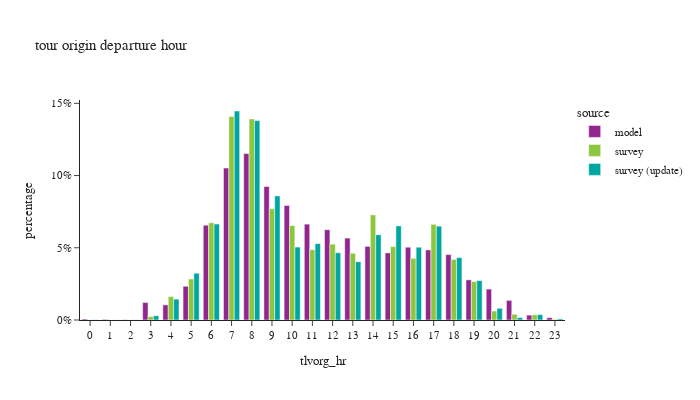

Write notebook code for a chart like this one.
### Code cell
df_plot = df_tour.groupby(['tlvorg_hr','source'])['toexpfac'].agg(sample_count='size', toexpfac='sum').reset_index()
df_plot['percentage'] = df_plot.groupby(['source'], group_keys=False)['toexpfac']. \
    apply(lambda x: x / float(x.sum()))

fig = px.bar(df_plot, x="tlvorg_hr", y="percentage", color="source",
             barmode="group",title="tour origin departure hour",
             hover_data=['toexpfac','sample_count'])
fig.update_layout(height=400, width=700, font=dict(size=11),
                  xaxis = dict(dtick = 1, categoryorder='category ascending'),
                  yaxis=dict(tickformat=".0%"))
fig.show()

### Figure 1 — Plotly figure (JSON) as saved in the notebook; plotly's stock layout.template omitted (floating-point values rounded to 4 significant figures)
{"data": [{"alignmentgroup": "True", "customdata": [[3944.0, 3944.0], [2527.0, 2527.0], [995.0, 995.0], [71060.0, 71060.0], [61260.0, 61260.0], [136700.0, 136700.0], [384200.0, 384200.0], [615900.0, 615900.0], [674400.0, 674400.0], [541200.0, 541200.0], [464200.0, 464200.0], [388600.0, 388600.0], [366000.0, 366000.0], [332000.0, 332000.0], [298400.0, 298400.0], [272100.0, 272100.0], [295200.0, 295200.0], [284100.0, 284100.0], [265000.0, 265000.0], [162700.0, 162700.0], [125200.0, 125200.0], [79570.0, 79570.0], [19690.0, 19690.0], [9647.0, 9647.0]], "hovertemplate": "source=model<br>tlvorg_hr=%{x}<br>percentage=%{y}<br>toexpfac=%{customdata[0]}<br>sample_count=%{customdata[1]}<extra></extra>", "legendgroup": "model", "marker": {"color": "#91268F", "pattern": {"shape": ""}}, "name": "model", "offsetgroup": "model", "orientation": "v", "showlegend": true, "textposition": "auto", "type": "bar", "x": [0, 1, 2, 3, 4, 5, 6, 7, 8, 9, 10, 11, 12, 13, 14, 15, 16, 17, 18, 19, 20, 21, 22, 23], "xaxis": "x", "y": [0.0006737, 0.0004316, 0.00017, 0.01214, 0.01046, 0.02336, 0.06562, 0.1052, 0.1152, 0.09244, 0.07928, 0.06638, 0.06252, 0.0567, 0.05097, 0.04648, 0.05042, 0.04853, 0.04527, 0.02779, 0.02139, 0.01359, 0.003363, 0.001648], "yaxis": "y"}, {"alignmentgroup": "True", "customdata": [[520.4, 2.0], [587.8, 2.0], [322.7, 3.0], [12140.0, 24.0], [82940.0, 75.0], [144700.0, 180.0], [343100.0, 528.0], [718000.0, 1195.0], [709300.0, 1266.0], [392700.0, 832.0], [333100.0, 715.0], [248100.0, 591.0], [267600.0, 621.0], [235500.0, 534.0], [371000.0, 579.0], [258800.0, 604.0], [217600.0, 551.0], [337500.0, 708.0], [213800.0, 516.0], [135500.0, 342.0], [31680.0, 144.0], [20300.0, 69.0], [18290.0, 30.0], [2206.0, 7.0]], "hovertemplate": "source=survey<br>tlvorg_hr=%{x}<br>percentage=%{y}<br>toexpfac=%{customdata[0]}<br>sample_count=%{customdata[1]}<extra></extra>", "legendgroup": "survey", "marker": {"color": "#8CC63E", "pattern": {"shape": ""}}, "name": "survey", "offsetgroup": "survey", "orientation": "v", "showlegend": true, "textposition": "auto", "type": "bar", "x": [0, 1, 2, 3, 4, 5, 6, 7, 8, 9, 10, 11, 12, 13, 14, 15, 16, 17, 18, 19, 20, 21, 22, 23], "xaxis": "x", "y": [0.0001021, 0.0001154, 6.333e-05, 0.002383, 0.01628, 0.0284, 0.06733, 0.1409, 0.1392, 0.07707, 0.06538, 0.0487, 0.05252, 0.04623, 0.07281, 0.0508, 0.0427, 0.06624, 0.04195, 0.0266, 0.006217, 0.003985, 0.00359, 0.0004329], "yaxis": "y"}, {"alignmentgroup": "True", "customdata": [[813.0, 3.0], [343.5, 2.0], [618.0, 3.0], [14930.0, 25.0], [73100.0, 78.0], [163600.0, 191.0], [335700.0, 553.0], [730800.0, 1232.0], [697200.0, 1310.0], [433900.0, 873.0], [255000.0, 740.0], [267200.0, 625.0], [235300.0, 650.0], [203700.0, 564.0], [298200.0, 602.0], [329100.0, 629.0], [254600.0, 576.0], [328100.0, 738.0], [218200.0, 539.0], [138000.0, 361.0], [40880.0, 149.0], [8590.0, 72.0], [18860.0, 32.0], [4010.0, 10.0]], "hovertemplate": "source=survey (update)<br>tlvorg_hr=%{x}<br>percentage=%{y}<br>toexpfac=%{customdata[0]}<br>sample_count=%{customdata[1]}<extra></extra>", "legendgroup": "survey (update)", "marker": {"color": "#00A7A0", "pattern": {"shape": ""}}, "name": "survey (update)", "offsetgroup": "survey (update)", "orientation": "v", "showlegend": true, "textposition": "auto", "type": "bar", "x": [0, 1, 2, 3, 4, 5, 6, 7, 8, 9, 10, 11, 12, 13, 14, 15, 16, 17, 18, 19, 20, 21, 22, 23], "xaxis": "x", "y": [0.000161, 6.8e-05, 0.0001224, 0.002956, 0.01447, 0.0324, 0.06646, 0.1447, 0.138, 0.08592, 0.05049, 0.0529, 0.04659, 0.04033, 0.05903, 0.06515, 0.0504, 0.06496, 0.04321, 0.02732, 0.008095, 0.001701, 0.003733, 0.000794], "yaxis": "y"}], "layout": {"barmode": "group", "font": {"size": 11}, "height": 400, "legend": {"title": {"text": "source"}, "tracegroupgap": 0}, "title": {"text": "tour origin departure hour"}, "width": 700, "xaxis": {"anchor": "y", "categoryorder": "category ascending", "domain": [0.0, 1.0], "dtick": 1, "title": {"text": "tlvorg_hr"}}, "yaxis": {"anchor": "x", "domain": [0.0, 1.0], "tickformat": ".0%", "title": {"text": "percentage"}}}}
